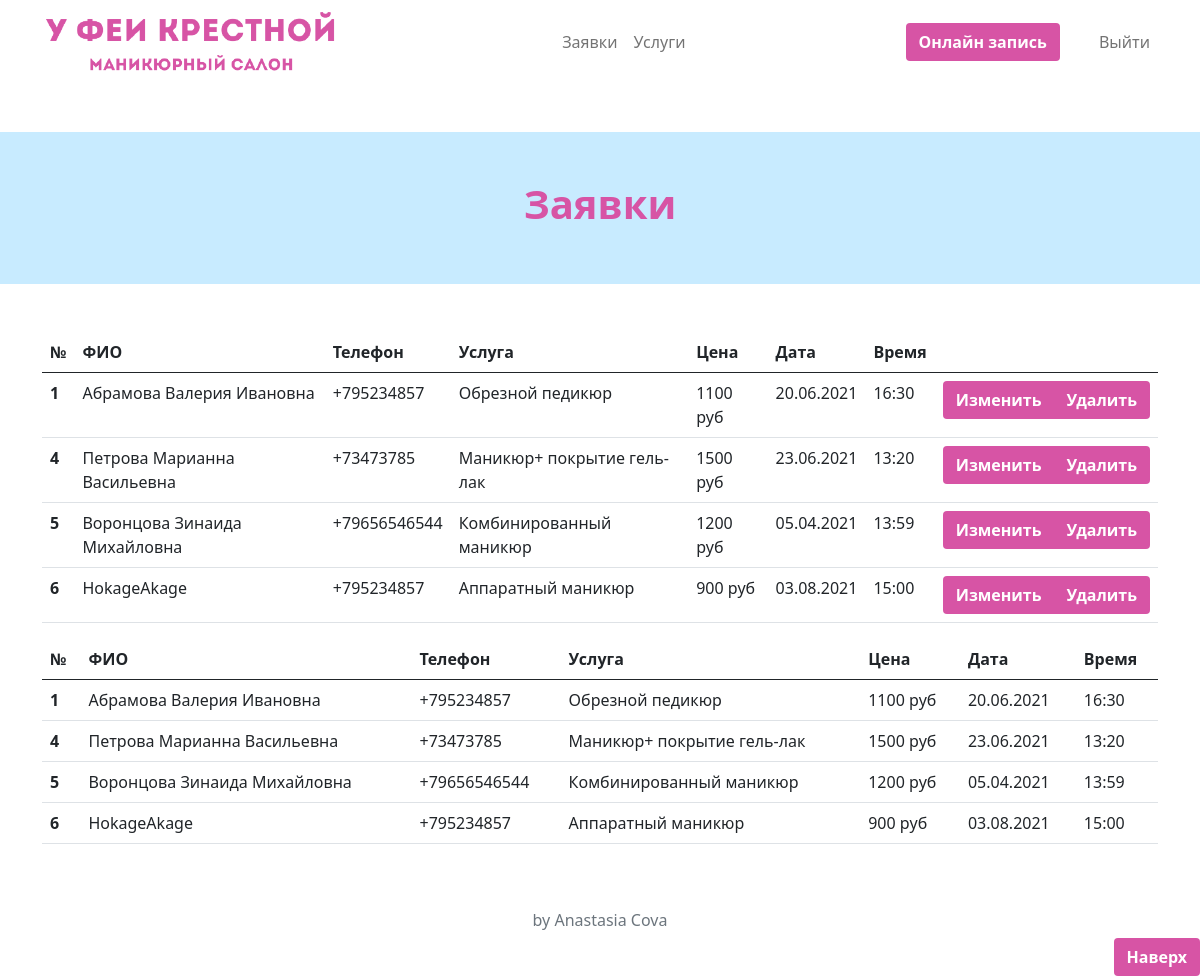
/user/ord (signed in), run on the app's committed database.
### main/models.py (models this page shows, shortened)
class Order(models.Model):
    fullname = models.CharField(max_length=50)
    pricelist = models.ForeignKey(PriceList, related_name='orderpricelist', on_delete=models.CASCADE, default="1")
    phone = models.CharField(max_length=50)
    data = models.DateTimeField(auto_now=False)

class PriceList(models.Model):
    name = models.CharField(max_length=50)
    price = models.CharField(max_length=50)
    picture = models.ImageField(upload_to='static/main')

### user/views.py (the view)
# urls.py: path('ord', Ord.as_view(), name = 'ord'),
class Ord(View):
    def get(self, request):
        prod = Order.objects.all()
        return render(request, 'user/ord.html', {"prod": prod})

### user/templates/user/ord.html (shortened to what this page needs)
{% extends "user/layout.html" %}
{% block content  %}
<head>
</head>
<body>
{% load static %}
<main>
  <section class="py-5 text-center">
    <div class="row py-lg-5" style="background-color: #c8ebff;">
      <div class="col-lg-6 col-md-8 mx-auto">
        <h1 class="fw-bold text-color">Заявки</h1>
      </div>
    </div>
  </section>
{% if request.user.is_authenticated and request.user.is_superuser %}
  <div class="container">
    <table class="table">
      <thead>
        <tr>
          <th scope="col">№</th>
          <th scope="col">ФИО</th>
          <th scope="col">Телефон</th>
          <th scope="col">Услуга</th>
          <th scope="col">Цена</th>
          <th scope="col">Дата</th>
          <th scope="col">Время</th>
          <th scope="col"></th>
        </tr>
      </thead>
      <tbody>
      {% for i in prod %}
        <tr>
          <th scope="row">{{ i.id }}</th>
          <td>{{ i.fullname }}</td>
          <td>{{ i.phone }}</td>
          <td>{{ i.pricelist.name }}</td>
          <td>{{ i.pricelist.price }}</td>
          <td>{{ i.data | date:"d.m.Y" }}</td>
          <td>{{ i.data | date:"H:i" }}</td>
          <td class="text-center"><div class="btn-group" role="group" aria-label="">
            <a href="editord/{{ i.id }}" class="btn btn-pink fw-bold">Изменить</a>
            <a href="deleteord/{{ i.id }}" class="btn btn-pink fw-bold">Удалить</a>
          </div></td>
        </tr>
      {% endfor %}
      </tbody>
    </table>
  </div>
{% endif %}
{% if request.user.is_authenticated and request.user.is_staff %}
  <div class="container">
    <table class="table">
      <thead>
        <tr>
          <th scope="col">№</th>
          <th scope="col">ФИО</th>
          <th scope="col">Телефон</th>
          <th scope="col">Услуга</th>
          <th scope="col">Цена</th>
          <th scope="col">Дата</th>
          <th scope="col">Время</th>
        </tr>
      </thead>
      <tbody>
      {% for i in prod %}
        <tr>
          <th scope="row">{{ i.id }}</th>
          <td>{{ i.fullname }}</td>
          <td>{{ i.phone }}</td>
          <td>{{ i.pricelist.name }}</td>
          <td>{{ i.pricelist.price }}</td>
          <td>{{ i.data | date:"d.m.Y" }}</td>
          <td>{{ i.data | date:"H:i" }}</td>
        </tr>
      {% endfor %}
      </tbody>
    </table>
  </div>
{% endif %}
</div>
</body>
{% endblock %}

### user/templates/user/layout.html (style rules this page uses)
.btn-pink { background-color:#d754a5; color:white; }

### user/templates/user/ord.html (style rules this page uses)
.text-color { color: #d754a5; }

### data on the page
Order: id "1", fullname "Абрамова Валерия Ивановна", phone "+795234857", pricelist.name "Обрезной педикюр", pricelist.price "1100 руб", data "20.06.2021", data "16:30"
Order: id "4", fullname "Петрова Марианна Васильевна", phone "+73473785", pricelist.name "Маникюр+ покрытие гель-лак", pricelist.price "1500 руб", data "23.06.2021", data "13:20"
Order: id "5", fullname "Воронцова Зинаида Михайловна", phone "+79656546544", pricelist.name "Комбинированный маникюр", pricelist.price "1200 руб", data "05.04.2021", data "13:59"
Order: id "6", fullname "HokageAkage", phone "+795234857", pricelist.name "Аппаратный маникюр", pricelist.price "900 руб", data "03.08.2021", data "15:00"
